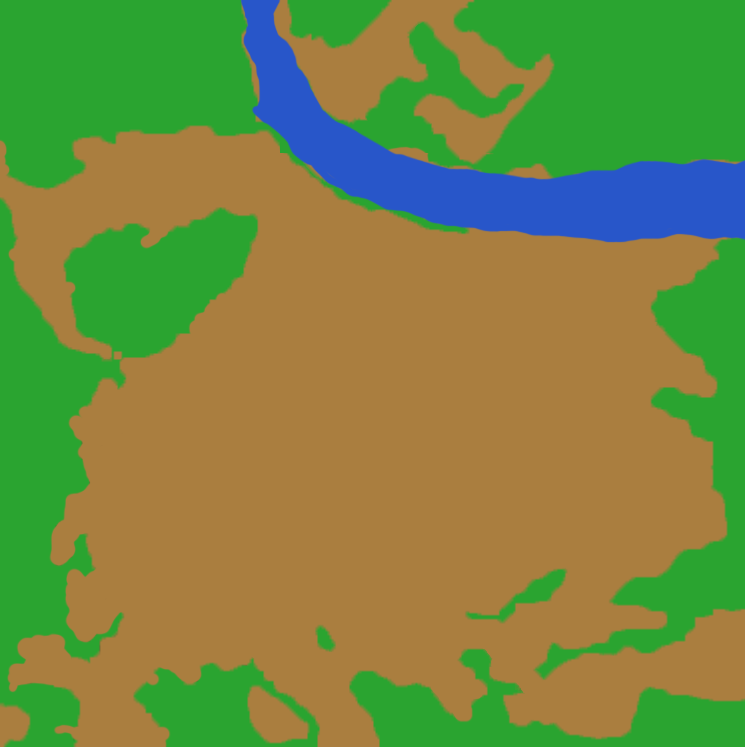
#> input picture One-Shot_Gamma/labeled/image_2016-01-10_50001_colored.png, 745 x 747 px, given in place of output_image_5001_2016-06-05.png, which was not available
$ jupyter execute --allow-errors calculate_metrics.ipynb
#> lines starting #> are read from the running program, lines starting #| are printed output that depends on the picture; after the words box and inside, x2 and y2 are one past the last pixel; in counts of white or black regions, pixels touching at a corner belong together; pictures that were not available may be replaced by others from this repository, and a replacement may not be noted
[cell 1]
from PIL import Image
import numpy as np
import matplotlib.pyplot as plt
from sklearn.metrics import f1_score
import pandas as pd

[cell 2]
from google.colab import drive
drive.mount('/content/drive')

[cell 3]
import os
# Change directory to your folder
os.chdir('/content/drive/MyDrive/MLHCImages/Two-Shot')

[cell 4]
# Define global variables
color_map = {
    'Urban': [170,126,63],
    'Forest': [42, 164, 48],
    'Water': [40, 86, 201],
    'Clouds': [255,255,255],
}

# 20 images we look into
img_list = [
    "image_5001_2016-06-05",
    "image_5001_2017-01-29",
    "image_5001_2018-02-11",
    "image_5001_2018-12-02",
    "image_50001_2016-01-10",
    "image_50001_2016-03-06",
    "image_50001_2017-07-23",
    "image_50001_2018-09-02",
    "image_54001_2016-02-07",
    "image_54001_2016-04-17",
    "image_54001_2017-02-19",
    "image_54001_2018-02-18",
    "image_73001_2016-07-03",
    "image_73001_2017-04-02",
    "image_73001_2018-03-04",
    "image_73001_2018-10-21",
    "image_76001_2016-09-04",
    "image_76001_2017-02-05",
    "image_76001_2018-02-25",
    "image_76001_2018-12-16"
]

img_list = ["output_" + img for img in img_list] # comment out if you are using it for one-shot

[cell 5]
def dice_coefficient(mask_true, mask_pred):
    """
    Calculate the Dice coefficient, a measure of set similarity.

    Parameters:
    mask_true (np.array): A binary array indicating the true regions of interest.
    mask_pred (np.array): A binary array indicating the predicted regions of interest.

    Returns:
    float: The Dice coefficient, which ranges from 0 (no overlap) to 1 (perfect overlap).
           This coefficient is calculated as (2 * intersection) / (sum of the sizes of both masks).

    """
    intersection = np.sum(mask_true == mask_pred)
    total = mask_true.size + mask_pred.size

    dice = (2.0 * intersection) / (total)

    return dice

[cell 6]
def get_metrics(filename, threshold, class_label, showMasks=False):
    """
    Load an image and its labeled counterpart, apply a threshold to generate a prediction mask based on brightness, and
    calculate the F1 score and Dice coefficient comparing the prediction to the ground truth for a specified class.

    Parameters:
        filename (str): The name of the file without the file extension.
        threshold (float): The brightness threshold for generating the predicted mask.
        class_label (str): The label of the class for which the mask is generated. This label also determines the subdirectory for image storage.
        showMasks (bool, optional): A flag to indicate whether the predicted and true masks should be displayed. Default is False.

    Returns:
        tuple: A tuple containing the F1 score and Dice coefficient of the predicted mask compared to the true mask.

    The function first constructs the file paths for the original and labeled images based on the given filename and class label.
    It then processes the images to conform them to the needed size and color channels. The brightness of the original image is
    evaluated to create a binary prediction mask using the specified threshold. Both the original and labeled images are resized
    and the mask for the given class label is extracted from the labeled image. Optionally, both the prediction and true masks can
    be displayed. Finally, the function computes and returns the F1 score and Dice coefficient between the predicted and true masks.

    Note: To use this function for two-shot learning, comment out the filename replacement line.
    """
#> called with filename = 'output_image_5001_2016-06-05', threshold = 100, class_label = 'Water', showMasks = False
    # Open the image
    image_path = class_label+'/'+filename+".png"
    print(image_path)
    image = Image.open(image_path)
#> image is the input picture: PIL image 745x747 RGBA; mean R, G, B, A 117.9, 136.6, 66.4, 255
    image = image.convert("RGB")
#> image: PIL image 745x747 RGB
    image = image.resize((448, 448))
#> image: PIL image 448x448 RGB
    labeled_filename = filename.replace('output_', '')  # comment out if using for one-shot
    #labeled_filename = filename    # uncomment if using for one-shot
    labeled_image_path = 'labeled/'+labeled_filename+"_colored.png"
    print(labeled_image_path)
    labeled_image = Image.open(labeled_image_path)
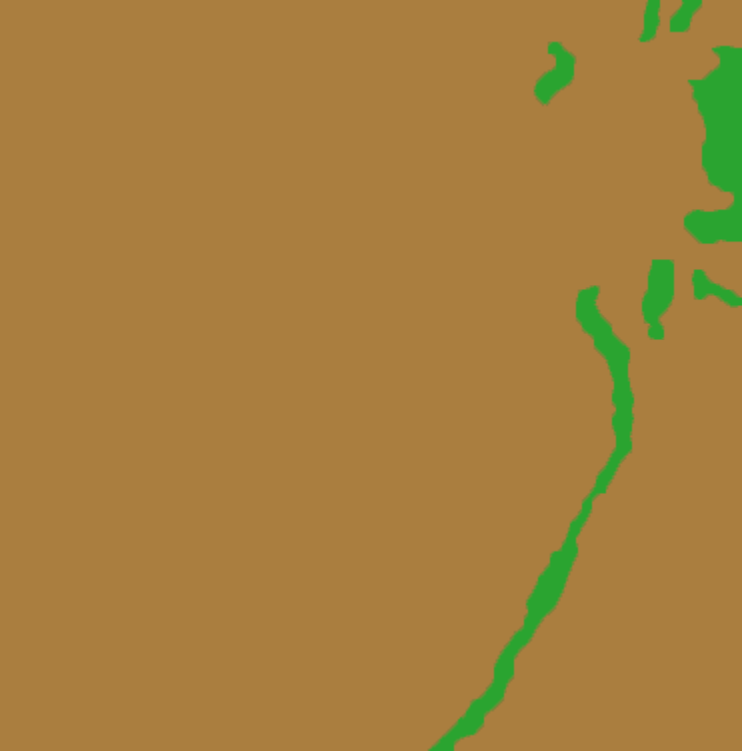
#> input picture One-Shot_Gamma/labeled/image_2016-02-07_54001_colored.png, 742 x 751 px, given in place of image_5001_2016-06-05_colored.png, which was not available
#> labeled_image is the input picture: PIL image 742x751 RGBA; mean R, G, B, A 165.1, 127.4, 62.4, 255
    if labeled_image.getbands() != (3):
        labeled_image = labeled_image.convert('RGB')
#> labeled_image: PIL image 742x751 RGB

    # Convert the image to a numpy array
    image_array = np.array(image)
    # Get brightness array
    brightness_array = np.mean(image_array, axis=2)
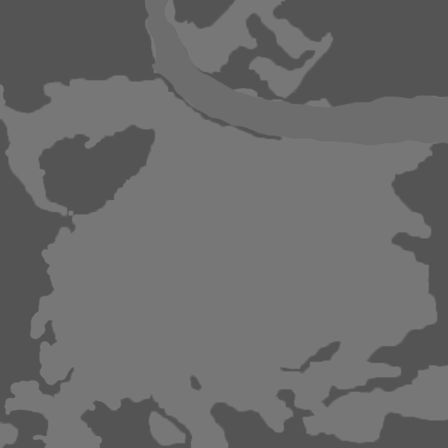
#> brightness_array: shape (448, 448) float64; min 81.67, max 121.3, mean 107
    # Threshold the brightness to get predicted mask
    pred = (brightness_array > threshold)
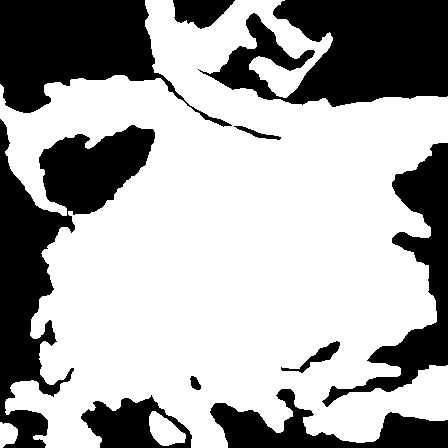
#> pred: shape (448, 448) bool; 65.8% white; 10 black regions, largest, box (x1, y1, x2, y2) and area: (0, 119, 155, 448) 17846, (198, 0, 448, 107) 17599, (0, 0, 232, 127) 13622

    # Convert ground truth image to numpy array
    labeled_image_array = np.array(labeled_image.resize((448, 448)))
    # Get mask for chosen class
    mask = np.all(labeled_image_array == color_map[class_label], axis=-1)
#> mask: shape (448, 448) bool; every value is 0
    # Plot ground truth mask if True
    if showMasks:
        print('Predicted Mask')
        plt.imshow(pred)
        plt.show()
        print('True Mask')
        plt.imshow(mask)
        plt.show()
    # Calculate F1 Score
    f1 = f1_score(mask.flatten(), pred.flatten())
#> f1 = 0
    # Calculate Dice Score
    dice_score = dice_coefficient(mask, pred)
#> in dice_coefficient, `intersection = np.sum(mask_true == mask_pred)`: intersection = 68706
#> in dice_coefficient, `dice = (2.0 * intersection) / (total)`: dice = 0.342
#> dice_score = 0.342
#> `f1score, dice = get_metrics(img, 100 , 'Water')`: f1score = 0; dice = 0.342
    return f1, dice_score

[cell 7]
# Get metrics for all 20 images
f1_scores = []
dice_scores = []
#> (the rest of this cell did not finish here and is left out)

#> (a cell that did not finish here is left out)

[cell 9]
# calculate metrics for all four classes
water_dice = []
#> water_dice = []
#> (the rest of this cell did not finish here and is left out)

  water_dice.append(dice)

urban_dice = []
for img in img_list:
  f1score, dice = get_metrics(img, 100 , 'Urban')
  urban_dice.append(dice)

cloud_dice = []
for img in img_list:
  f1score, dice = get_metrics(img, 100 , 'Clouds')
  f1_scores.append(f1score)
  cloud_dice.append(dice)

forest_dice = []
for img in img_list:
  f1score, dice = get_metrics(img, 100 , 'Forest')
  f1_scores.append(f1score)
  forest_dice.append(dice)
